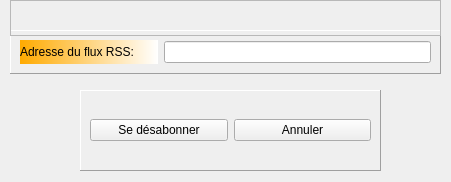
<?xml version="1.0" encoding="UTF-8"?>
<ui version="4.0">
 <class>UnsubscribeWindow</class>
 <widget class="QMainWindow" name="UnsubscribeWindow">
  <property name="geometry">
   <rect>
    <x>0</x>
    <y>0</y>
    <width>451</width>
    <height>182</height>
   </rect>
  </property>
  <property name="windowTitle">
   <string>Se désabonner d'un flux RSS</string>
  </property>
  <widget class="QWidget" name="centralwidget">
   <widget class="QWidget" name="gridLayoutWidget">
    <property name="geometry">
     <rect>
      <x>10</x>
      <y>30</y>
      <width>431</width>
      <height>44</height>
     </rect>
    </property>
    <layout class="QGridLayout" name="gridLayout">
     <item row="0" column="0">
      <widget class="QFrame" name="frame_address">
       <property name="frameShape">
        <enum>QFrame::Panel</enum>
       </property>
       <property name="frameShadow">
        <enum>QFrame::Raised</enum>
       </property>
       <layout class="QHBoxLayout" name="horizontalLayout">
        <item>
         <widget class="QLabel" name="label">
          <property name="styleSheet">
           <string notr="true">font: 10pt &quot;MS Shell Dlg 2&quot;;
background-color: qlineargradient(spread:pad, x1:0, y1:0, x2:1, y2:0, stop:0 rgba(255, 170, 0, 255), stop:1 rgba(255, 255, 255, 255));</string>
          </property>
          <property name="text">
           <string>Adresse du flux RSS:       </string>
          </property>
         </widget>
        </item>
        <item>
         <widget class="QLineEdit" name="lineEdit_rssAddress">
          <property name="styleSheet">
           <string notr="true">font: 10pt &quot;MS Shell Dlg 2&quot;;</string>
          </property>
         </widget>
        </item>
       </layout>
      </widget>
     </item>
    </layout>
   </widget>
   <widget class="QWidget" name="gridLayoutWidget_2">
    <property name="geometry">
     <rect>
      <x>80</x>
      <y>90</y>
      <width>301</width>
      <height>81</height>
     </rect>
    </property>
    <layout class="QGridLayout" name="gridLayout_2">
     <item row="0" column="1">
      <widget class="QFrame" name="frame_btn">
       <property name="styleSheet">
        <string notr="true">font: 9pt &quot;MS Shell Dlg 2&quot;;</string>
       </property>
       <property name="frameShape">
        <enum>QFrame::Panel</enum>
       </property>
       <property name="frameShadow">
        <enum>QFrame::Raised</enum>
       </property>
       <layout class="QHBoxLayout" name="horizontalLayout_2">
        <item>
         <widget class="QPushButton" name="btn_submit">
          <property name="text">
           <string>Se désabonner</string>
          </property>
         </widget>
        </item>
        <item>
         <widget class="QPushButton" name="btn_cancel">
          <property name="text">
           <string>Annuler</string>
          </property>
         </widget>
        </item>
       </layout>
      </widget>
     </item>
    </layout>
   </widget>
   <widget class="QWidget" name="gridLayoutWidget_3">
    <property name="geometry">
     <rect>
      <x>10</x>
      <y>0</y>
      <width>431</width>
      <height>36</height>
     </rect>
    </property>
    <layout class="QGridLayout" name="gridLayout_3">
     <item row="0" column="0">
      <widget class="QFrame" name="frame_error">
       <property name="frameShape">
        <enum>QFrame::StyledPanel</enum>
       </property>
       <property name="frameShadow">
        <enum>QFrame::Raised</enum>
       </property>
       <layout class="QHBoxLayout" name="horizontalLayout_3">
        <item>
         <widget class="QLabel" name="label_error">
          <property name="styleSheet">
           <string notr="true">font: 9pt &quot;MS Shell Dlg 2&quot;;
color: rgb(255, 0, 0);</string>
          </property>
          <property name="text">
           <string/>
          </property>
         </widget>
        </item>
       </layout>
      </widget>
     </item>
    </layout>
   </widget>
  </widget>
 </widget>
 <resources/>
 <connections/>
</ui>
